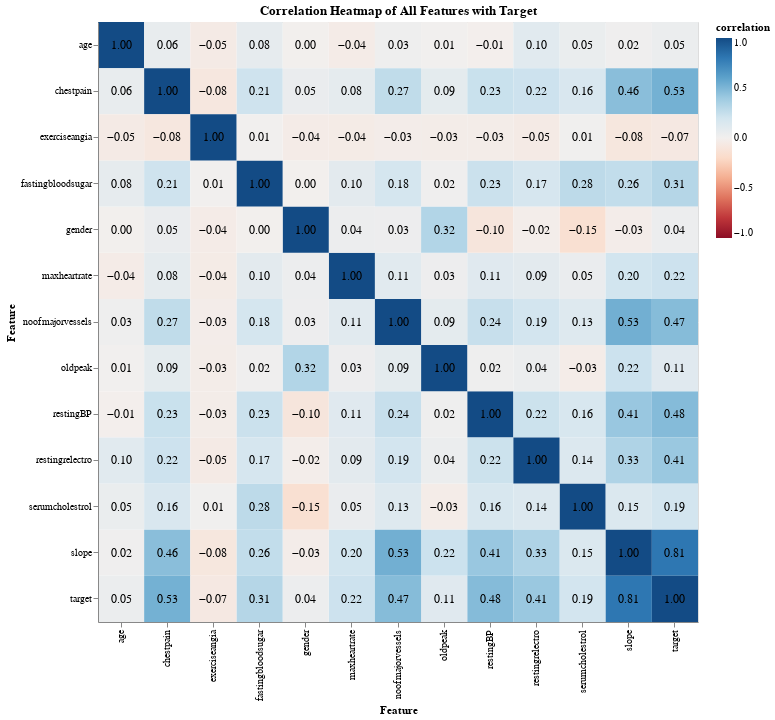

Notebook source saved alongside this figure:
### Code cell
# Compute correlation matrix
corr_matrix = train_df[num_cols + cat_cols + ['target']].corr()

# Convert to long format for Altair
corr_long = corr_matrix.reset_index().melt(id_vars='index')
corr_long.columns = ['feature_x', 'feature_y', 'correlation']

# Base heatmap
base = alt.Chart(corr_long).encode(
    x=alt.X('feature_x:N', title='Feature'),
    y=alt.Y('feature_y:N', title='Feature')
)

heatmap = base.mark_rect().encode(
    color=alt.Color(
        'correlation:Q',
        scale=alt.Scale(scheme='redblue', domain=[-1, 1])
    ),
    tooltip=['feature_x', 'feature_y', 'correlation']
)

# Text layer (2 decimal places)
text = base.mark_text(
    fontSize=12,
    color='black'
).encode(
    text=alt.Text('correlation:Q', format='.2f')
)

# Combine layers
final_chart = (heatmap + text).properties(
    title='Correlation Heatmap of All Features with Target',
    width=600,
    height=600
)

final_chart

### Figure 1 — Vega-Lite specification as saved in the notebook (floating-point values rounded to 4 significant figures; data arrays with more than 128 entries replaced by an {"elided": "..."} marker saying what was removed)
{"config": {"view": {"continuousWidth": 300, "continuousHeight": 300}}, "layer": [{"mark": {"type": "rect"}, "encoding": {"color": {"field": "correlation", "scale": {"domain": [-1, 1], "scheme": "redblue"}, "type": "quantitative"}, "tooltip": [{"field": "feature_x", "type": "nominal"}, {"field": "feature_y", "type": "nominal"}, {"field": "correlation", "type": "quantitative"}], "x": {"field": "feature_x", "title": "Feature", "type": "nominal"}, "y": {"field": "feature_y", "title": "Feature", "type": "nominal"}}}, {"mark": {"type": "text", "color": "black", "fontSize": 12}, "encoding": {"text": {"field": "correlation", "format": ".2f", "type": "quantitative"}, "x": {"field": "feature_x", "title": "Feature", "type": "nominal"}, "y": {"field": "feature_y", "title": "Feature", "type": "nominal"}}}], "data": {"name": "data-d788a1fce094992c26ef61f2840d03dd"}, "height": 600, "title": "Correlation Heatmap of All Features with Target", "width": 600, "$schema": "https://vega.github.io/schema/vega-lite/v5.20.1.json", "datasets": {"data-d788a1fce094992c26ef61f2840d03dd": {"elided": "169 records"}}}
